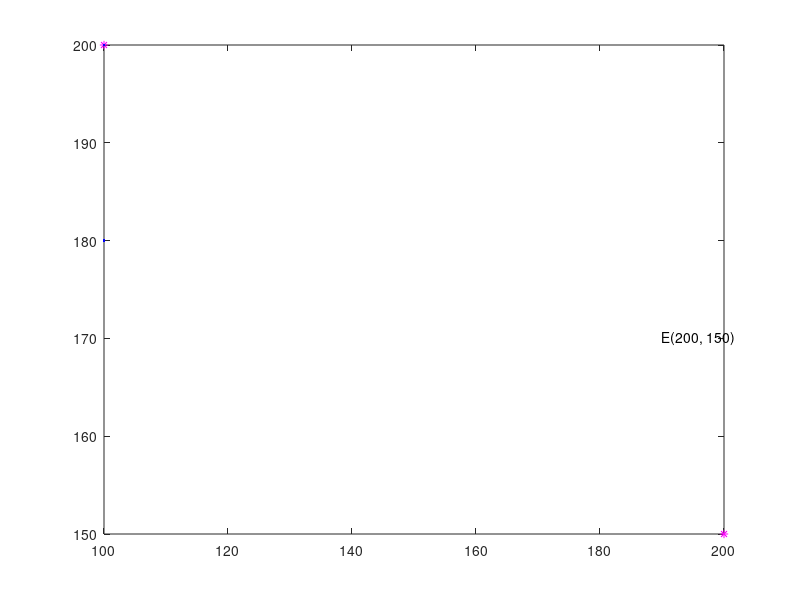

This figure's MATLAB source: (Note: this script raises an error after producing the figure.)
% script file (void function) to solve question 3 
% of exercise 8 by drawing a dynamic graph
function exer8_q3_helper()
n=20; % draw n graphs
r1=0.2; r2=0.3;
x0=100; y0=200;
a1=linspace(0.001,0.004,n);
a2=(a1+0.003)./(a1+0.001).*a1; % give it some reasonable relationship as you like

years=50;
% years=100;
x=zeros(1,years+1); % # of rats in 50 years
y=zeros(1,years+1); % # of owls in 50 years
x(1)=x0; y(1)=y0; % initial conditions

figure
for i=1:n
    % let E=(alpha, beta) be the equilibrium point
    % let x_{k+1}=x_k, y{k+1}=y_k, then solve them
    alpha=round(r1/a1(i));
    beta=round(r2/a2(i));
    plot(alpha,beta,'m*',x(1),y(1),'m*')
    msg = sprintf('E(%d, %d)',alpha,beta);
    text(alpha-10, beta+20, msg);
    for k=1:years
        x(k+1)=(1+r1-a1(i)*y(k))*x(k);
        % in prictice terms, # Of rats & owls are non-negative
        if x(k+1)>0
            x(k+1)=round(x(k+1)); % # can only be integer, e.g. 4.3->4, 4.6->5
        else 
            x(k+1)=0;
        end
        
        y(k+1)=(1-r2+a2(i)*x(k))*y(k);
        if y(k+1)>0
            y(k+1)=round(y(k+1));
        else 
            y(k+1)=0;
        end
        
        % draw vecters (with arrow) every two points
        hold on
        plot(x(k),y(k),'b.', x(k+1),y(k+1),'b.')
        vectarrow([x(k),y(k)],[x(k+1),y(k+1)])
    end
    msg = sprintf('Initial Point(%d, %d)', x(1),y(1));
    text(x(1)-20, y(1)+20, msg);
    hold on
    plot(x(years+1),y(years+1),'m*')
    msg = sprintf('End Point(%d, %d)', x(years+1),y(years+1));
    text(x(years+1)-20, y(years+1)+20, msg);
    xlabel('Rats #'), ylabel('Owls #')
    title_str=sprintf('# of Rats vs. Owls in %d years',years);
    title(title_str)
    
    hold off
    pause(1)
end

